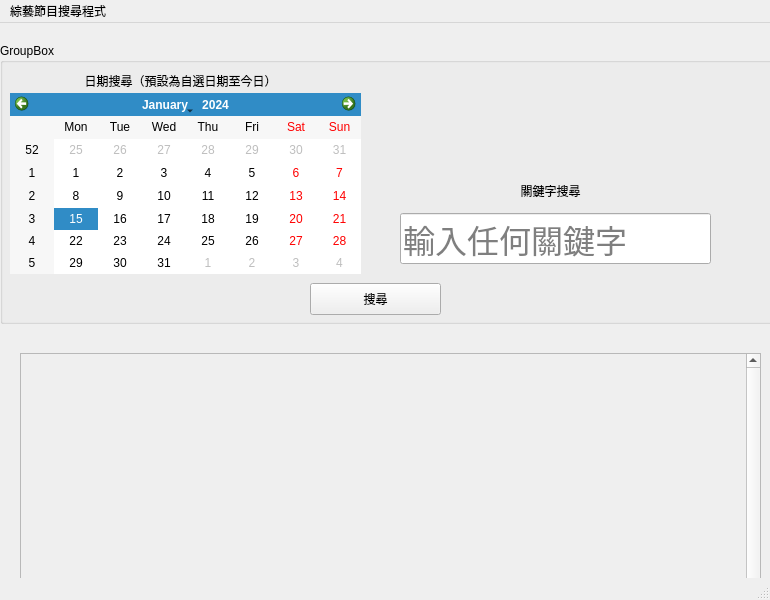
<?xml version="1.0" encoding="UTF-8"?>
<ui version="4.0">
 <class>MainWindow</class>
 <widget class="QMainWindow" name="MainWindow">
  <property name="geometry">
   <rect>
    <x>0</x>
    <y>0</y>
    <width>770</width>
    <height>600</height>
   </rect>
  </property>
  <property name="windowTitle">
   <string>MainWindow</string>
  </property>
  <widget class="QWidget" name="centralwidget">
   <widget class="QGroupBox" name="groupBox">
    <property name="geometry">
     <rect>
      <x>0</x>
      <y>20</y>
      <width>781</width>
      <height>281</height>
     </rect>
    </property>
    <property name="title">
     <string>GroupBox</string>
    </property>
    <widget class="QCalendarWidget" name="calendarWidget">
     <property name="geometry">
      <rect>
       <x>10</x>
       <y>50</y>
       <width>351</width>
       <height>181</height>
      </rect>
     </property>
    </widget>
    <widget class="QLineEdit" name="lineEdit">
     <property name="geometry">
      <rect>
       <x>400</x>
       <y>170</y>
       <width>311</width>
       <height>51</height>
      </rect>
     </property>
     <property name="font">
      <font>
       <pointsize>24</pointsize>
      </font>
     </property>
     <property name="placeholderText">
      <string>輸入任何關鍵字</string>
     </property>
    </widget>
    <widget class="QPushButton" name="pushButton">
     <property name="geometry">
      <rect>
       <x>310</x>
       <y>240</y>
       <width>131</width>
       <height>32</height>
      </rect>
     </property>
     <property name="text">
      <string>搜尋</string>
     </property>
    </widget>
    <widget class="QLabel" name="label">
     <property name="geometry">
      <rect>
       <x>60</x>
       <y>30</y>
       <width>241</width>
       <height>16</height>
      </rect>
     </property>
     <property name="text">
      <string>日期搜尋（預設為自選日期至今日）</string>
     </property>
     <property name="alignment">
      <set>Qt::AlignCenter</set>
     </property>
     <property name="wordWrap">
      <bool>false</bool>
     </property>
    </widget>
    <widget class="QLabel" name="label_2">
     <property name="geometry">
      <rect>
       <x>500</x>
       <y>140</y>
       <width>101</width>
       <height>16</height>
      </rect>
     </property>
     <property name="text">
      <string>關鍵字搜尋</string>
     </property>
     <property name="scaledContents">
      <bool>false</bool>
     </property>
     <property name="alignment">
      <set>Qt::AlignCenter</set>
     </property>
    </widget>
   </widget>
   <widget class="QScrollArea" name="scrollArea">
    <property name="geometry">
     <rect>
      <x>20</x>
      <y>330</y>
      <width>741</width>
      <height>1021</height>
     </rect>
    </property>
    <property name="minimumSize">
     <size>
      <width>0</width>
      <height>1000</height>
     </size>
    </property>
    <property name="verticalScrollBarPolicy">
     <enum>Qt::ScrollBarAlwaysOn</enum>
    </property>
    <property name="horizontalScrollBarPolicy">
     <enum>Qt::ScrollBarAlwaysOff</enum>
    </property>
    <property name="widgetResizable">
     <bool>true</bool>
    </property>
    <widget class="QWidget" name="scrollAreaWidgetContents">
     <property name="geometry">
      <rect>
       <x>0</x>
       <y>0</y>
       <width>739</width>
       <height>1019</height>
      </rect>
     </property>
    </widget>
   </widget>
  </widget>
  <widget class="QMenuBar" name="menubar">
   <property name="geometry">
    <rect>
     <x>0</x>
     <y>0</y>
     <width>770</width>
     <height>24</height>
    </rect>
   </property>
   <widget class="QMenu" name="menu">
    <property name="title">
     <string>綜藝節目搜尋程式</string>
    </property>
   </widget>
   <addaction name="menu"/>
  </widget>
  <widget class="QStatusBar" name="statusbar"/>
 </widget>
 <resources/>
 <connections/>
</ui>
